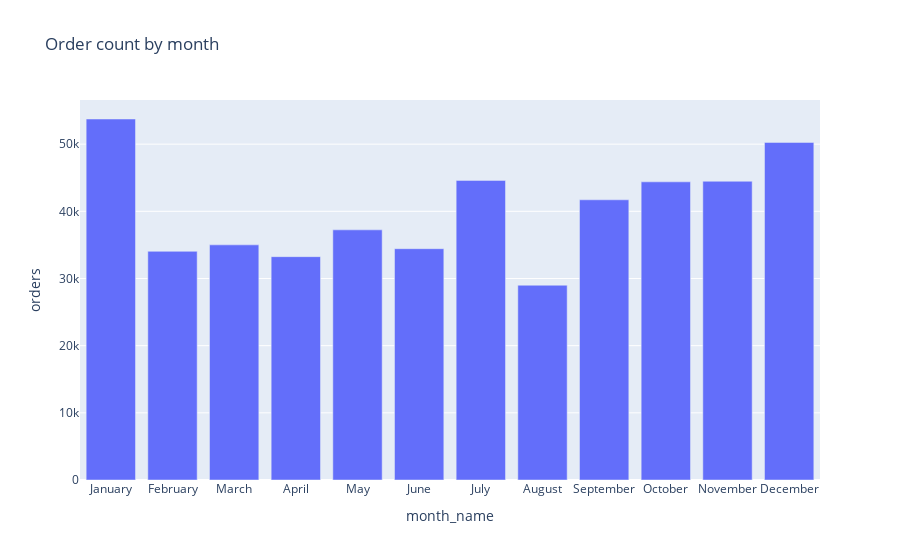

Notebook code for this chart:
### Markdown cell above
1) Winter has the highest order count, followed by Autumn, Spring, and Summer.
2) This could indicate that more orders are placed in colder months

### Code cell
# Map the month numbers to month names
month_names = {
    1: 'January', 2: 'February', 3: 'March', 4: 'April', 
    5: 'May', 6: 'June', 7: 'July', 8: 'August', 
    9: 'September', 10: 'October', 11: 'November', 12: 'December'
}
eda_train['month_name'] = eda_train['month'].map(month_names)

# Group by the new 'month_name' column
grouped = eda_train.groupby('month_name')['orders'].sum().reset_index()

# Plotly might not automatically sort the months correctly, so we'll sort them manually
ordered_months = ['January', 'February', 'March', 'April', 'May', 'June', 
                  'July', 'August', 'September', 'October', 'November', 'December']
grouped['month_name'] = pd.Categorical(grouped['month_name'], categories=ordered_months, ordered=True)
grouped = grouped.sort_values('month_name')

# Plot order count by month with month names
fig = px.bar(grouped, x='month_name', y='orders', title='Order count by month')
fig.show()

### Figure 1 — Plotly figure (JSON) as saved in the notebook; plotly's stock layout.template omitted (floating-point values rounded to 4 significant figures)
{"data": [{"alignmentgroup": "True", "hovertemplate": "month_name=%{x}<br>orders=%{y}<extra></extra>", "legendgroup": "", "marker": {"color": "#636efa", "pattern": {"shape": ""}}, "name": "", "offsetgroup": "", "orientation": "v", "showlegend": false, "textposition": "auto", "type": "bar", "x": ["January", "February", "March", "April", "May", "June", "July", "August", "September", "October", "November", "December"], "xaxis": "x", "y": [53745, 34046, 35005, 33252, 37242, 34437, 44606, 28997, 41717, 44391, 44478, 50259], "yaxis": "y"}], "layout": {"barmode": "relative", "legend": {"tracegroupgap": 0}, "title": {"text": "Order count by month"}, "xaxis": {"anchor": "y", "domain": [0, 1], "title": {"text": "month_name"}}, "yaxis": {"anchor": "x", "domain": [0, 1], "title": {"text": "orders"}}}}
